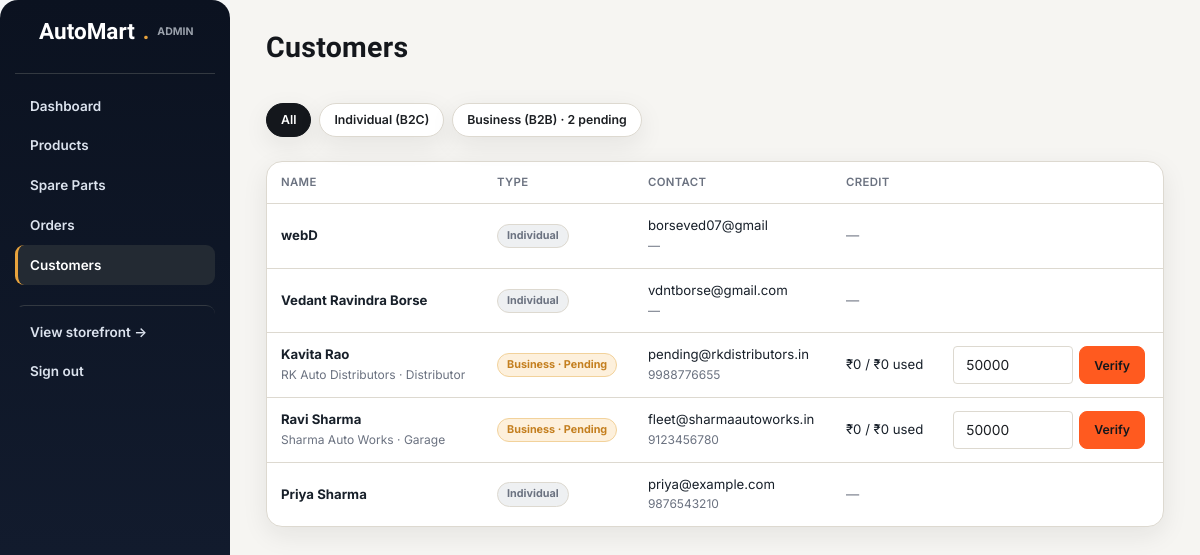
The page /admin/customers (signed in) on the database its author committed.
### models.py (models this page shows, shortened)
class User(UserMixin, db.Model):
    __tablename__ = "users"
    id = db.Column(db.Integer, primary_key=True)
    name = db.Column(db.String(120), nullable=False)
    email = db.Column(db.String(160), unique=True, nullable=False, index=True)
    phone = db.Column(db.String(20))
    password_hash = db.Column(db.String(255), nullable=False)
    role = db.Column(db.String(20), default="customer")  # customer | admin
    account_type = db.Column(db.String(20), default="individual")  # individual | business
    company_name = db.Column(db.String(160))
    gst_number = db.Column(db.String(20))
    business_type = db.Column(db.String(40))  # garage | retailer | fleet_operator | distributor | other
    business_verified = db.Column(db.Boolean, default=False)   # admin approves before credit terms unlock
    credit_limit = db.Column(db.Integer, default=0)             # outstanding Net-30 credit allowed, in INR
    credit_used = db.Column(db.Integer, default=0)
    address_line = db.Column(db.String(255))
    city = db.Column(db.String(100))
    state = db.Column(db.String(100))
    pincode = db.Column(db.String(10))
    created_at = db.Column(db.DateTime, default=datetime.utcnow)
    orders = db.relationship("Order", backref="customer", lazy="dynamic")
    @property
    def is_admin(self):
        return self.role == "admin"
    @property
    def is_business(self):
        return self.account_type == "business"

### blueprints/admin.py (the view)
@bp.route("/customers")
@login_required
@admin_required
def customers():
    filter_type = request.args.get("type", "")
    query = User.query.filter_by(role="customer")
    if filter_type in ("individual", "business"):
        query = query.filter_by(account_type=filter_type)
    all_customers = query.order_by(User.created_at.desc()).all()
    pending_verification = User.query.filter_by(role="customer", account_type="business", business_verified=False).count()
    return render_template("admin/customers.html", customers=all_customers, filter_type=filter_type, pending_verification=pending_verification)

### blueprints/admin.py (called while the page is built)
def admin_required(fn):
    @wraps(fn)
    def wrapper(*args, **kwargs):
        if not current_user.is_authenticated or not current_user.is_admin:
            abort(403)
        return fn(*args, **kwargs)
    return wrapper

### templates/admin/customers.html (shortened to what this page needs)
{% extends "admin/base.html" %}
{% block content %}
<div class="admin-topline">
  <h2>Customers</h2>
</div>
<div class="filter-rail">
  <a href="{{ url_for('admin.customers') }}" class="filter-pill {% if not filter_type %}active{% endif %}">All</a>
  <a href="{{ url_for('admin.customers', type='individual') }}" class="filter-pill {% if filter_type == 'individual' %}active{% endif %}">Individual (B2C)</a>
  <a href="{{ url_for('admin.customers', type='business') }}" class="filter-pill {% if filter_type == 'business' %}active{% endif %}">Business (B2B){% if pending_verification %} · {{ pending_verification }} pending{% endif %}</a>
</div>
<div class="card">
  <table>
    <thead><tr><th>Name</th><th>Type</th><th>Contact</th><th>Credit</th><th></th></tr></thead>
    <tbody>
      {% for c in customers %}
        <tr>
          <td>
            <strong>{{ c.name }}</strong>
            {% if c.is_business %}<br><span class="muted" style="font-size:0.8rem;">{{ c.company_name }} · {{ c.business_type|replace('_',' ')|title }}</span>{% endif %}
          </td>
          <td>
            {% if c.is_business %}
              {% if c.business_verified %}<span class="badge badge-green">Business · Verified</span>{% else %}<span class="badge badge-express">Business · Pending</span>{% endif %}
            {% else %}
              <span class="badge badge-standard">Individual</span>
            {% endif %}
          </td>
          <td>{{ c.email }}<br><span class="muted" style="font-size:0.8rem;">{{ c.phone or '—' }}</span></td>
          <td>
            {% if c.is_business %}
              {{ currency }}{{ c.credit_used }} / {{ currency }}{{ c.credit_limit }} used
            {% else %}<span class="muted">—</span>{% endif %}
          </td>
          <td>
            {% if c.is_business %}
              {% if not c.business_verified %}
                <form method="post" action="{{ url_for('admin.customer_verify', user_id=c.id) }}" style="display:flex; gap:6px;">
                  <input type="number" name="credit_limit" placeholder="Credit limit" style="width:120px;" value="50000">
                  <button type="submit" class="btn btn-primary btn-sm">Verify</button>
                </form>
              {% else %}
                <form method="post" action="{{ url_for('admin.customer_revoke', user_id=c.id) }}">
                  <button type="submit" class="btn btn-outline btn-sm">Revoke credit</button>
                </form>
              {% endif %}
            {% endif %}
          </td>
        </tr>
      {% else %}
        <tr><td colspan="5" class="muted">No customers yet.</td></tr>
      {% endfor %}
    </tbody>
  </table>
</div>
{% endblock %}

### static/css/style.css (style rules this page uses)
:root { --graphite: #14171c; --steel: #232a33; --steel-2: #2b333d; --paper: #f6f5f2; --paper-2: #edebe4; --amber: #e8a33d; --amber-dark: #c47f1f; --green: #2f9e68; --red: #c6483c; --ink: #1b1e22; --muted: #6b7280; --muted-2: #9aa1ab; --line: #ddd9d0; --line-dark: #333941; --radius-sm: 4px; --radius-md: 8px; --shadow-sm: 0 1px 2px rgba(20, 23, 28, 0.06); }
* { box-sizing: border-box; }
html, body { margin: 0; padding: 0; background: var(--paper); color: var(--ink); font-family: "Inter", -apple-system, BlinkMacSystemFont, sans-serif; font-size: 15px; line-height: 1.5; }
h1, h2, h3, h4, .display { font-family: "Barlow Condensed", "Inter", sans-serif; font-weight: 700; letter-spacing: 0.01em; line-height: 1.1; margin: 0 0 0.4em; color: var(--graphite); }
h2 { font-size: 1.9rem; }
a { color: inherit; text-decoration: none; }
.muted { color: var(--muted); }
.btn { display: inline-flex; align-items: center; justify-content: center; gap: 8px; padding: 11px 22px; border-radius: var(--radius-md); font-weight: 600; font-size: 0.92rem; border: 1px solid transparent; cursor: pointer; font-family: inherit; transition: transform 0.08s ease, background 0.15s, border-color 0.15s; }
.btn-primary { background: var(--amber); color: var(--graphite); }
.btn-sm { padding: 7px 14px; font-size: 0.82rem; }
.badge { display: inline-flex; align-items: center; gap: 5px; font-size: 0.72rem; font-weight: 700; padding: 3px 9px; border-radius: 999px; text-transform: none; }
.badge-express { background: #fdf0dc; color: var(--amber-dark); border: 1px solid #f2d29b; }
.badge-standard { background: #eef0f2; color: var(--muted); border: 1px solid var(--line); }
.card { background: #fff; border: 1px solid var(--line); border-radius: var(--radius-md); }
.filter-rail { display: flex; flex-wrap: wrap; gap: 8px; margin-bottom: 24px; }
.filter-pill { padding: 7px 14px; border-radius: 999px; border: 1px solid var(--line); font-size: 0.82rem; font-weight: 600; color: var(--ink); background: #fff; }
.filter-pill.active { background: var(--graphite); color: #fff; border-color: var(--graphite); }
input, select, textarea { width: 100%; padding: 10px 12px; border: 1px solid var(--line); border-radius: var(--radius-sm); font-family: inherit; font-size: 0.92rem; background: #fff; color: var(--ink); }
table { width: 100%; border-collapse: collapse; }
th, td { text-align: left; padding: 12px 14px; border-bottom: 1px solid var(--line); font-size: 0.88rem; }
th { color: var(--muted); font-weight: 600; font-size: 0.76rem; text-transform: uppercase; letter-spacing: 0.03em; }
tr:last-child td { border-bottom: none; }
.admin-topline { display: flex; justify-content: space-between; align-items: center; margin-bottom: 28px; }
:root { --am-dark:#0b1220; --am-dark-2:#121b2e; --am-accent:#ff5a1f; --am-accent-2:#ff7a3d; --am-muted:#6b7280; --am-bg:#f4f6f8; --am-card:#ffffff; --am-border:#e5e7eb; --am-success:#16a34a; }
body { background:var(--am-bg); color:#18202a; font-family:Inter,system-ui,-apple-system,BlinkMacSystemFont,"Segoe UI",sans-serif; }
.btn-primary { background:var(--am-accent);border-color:var(--am-accent); }
.card,.table,.auth-box { border-radius:16px !important; }
.product-card, .card, .filter-pill, .search-panel, .auth-shell, .stat-card, .category-card, .summary-card, .pay-method-tab, .emi-option { box-shadow: 0 8px 26px rgba(20,23,28,.08); }

### rows shown on the page
User: name "webD", account_type "Individual", email "borseved07@gmail", phone "—"
User: name "Vedant Ravindra Borse", account_type "Individual", email "vdntborse@gmail.com", phone "—"
User: name "Kavita Rao", company_name "RK Auto Distributors", business_type "Distributor", account_type "Business · Pending", email "pending@rkdistributors.in", phone "9988776655", currency "₹", credit_used "0", credit_limit "0"
User: name "Ravi Sharma", company_name "Sharma Auto Works", business_type "Garage", account_type "Business · Pending", email "fleet@sharmaautoworks.in", phone "9123456780", currency "₹", credit_used "0", credit_limit "0"
User: name "Priya Sharma", account_type "Individual", email "priya@example.com", phone "9876543210"

### other values the page prints
{{ pending_verification }} "2"
